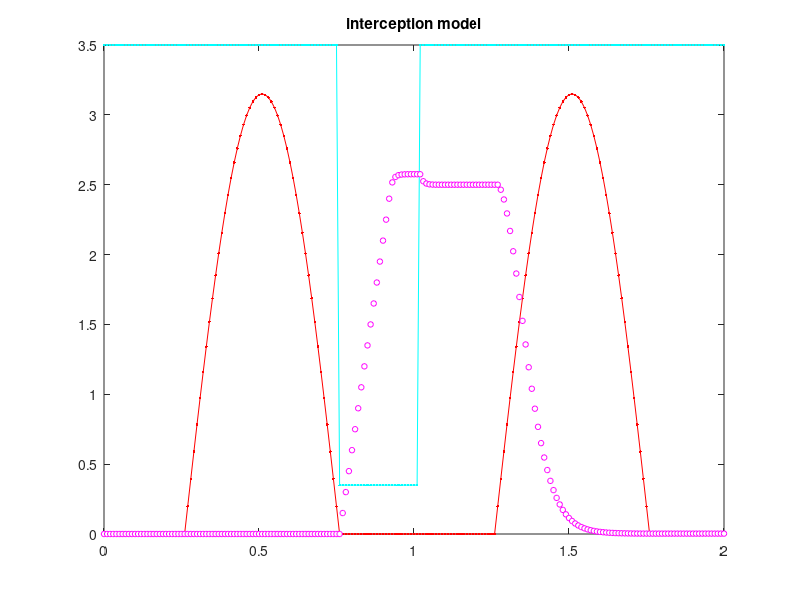

The MATLAB source for this figure: (Note: this script raises an error after producing the figure.)

restoredefaultpath
addpath('.\..\dream')

clear
close all
clc

load('bound_ideal.mat')
bound = bound_ideal;
clear bound_ideal
load('stor_ideal.mat')
stor = stor_ideal;
clear stor_ideal

% load('bound_211.mat')
% bound = bound_211;
% clear bound_211
% load('stor_211.mat')
% stor = stor_211;
% clear stor_211

% load('bound_210.mat')
% bound = bound_210;
% clear bound_210
% load('stor_210.mat')
% stor = stor_210;
% clear stor_210



yMax = 3.5;
scaledPrec = (bound(:,2)-min(bound(:,2)))./...
    (max(bound(:,2))-min(bound(:,2)));
scaledEvap = (bound(:,3)-min(bound(:,3)))./...
    (max(bound(:,3))-min(bound(:,3)));

figure(123)
h1 = plot(bound(:,1),yMax-0.9*scaledPrec*yMax,'-c.',...
          bound(:,1),0.9*scaledEvap*yMax,'-r.',...
          stor(:,1),stor(:,2),'mo');
set(h1(3),'markersize',4,'markerfacecolor','w')
title('interception model')



MCMCPar.n = 4;                          % Dimension of the problem
MCMCPar.seq = 10;                       % Number of Markov Chains / sequences
MCMCPar.ndraw = MCMCPar.n*1000;         % Maximum number of function evaluations
MCMCPar.nCR = 3;                        % Crossover values used to generate proposals (geometric series)
MCMCPar.Gamma = 0;                      % Kurtosis parameter Bayesian Inference Scheme
MCMCPar.DEpairs = 3;                    % Number of DEpairs
MCMCPar.steps = 10;                     % Number of steps in sem
MCMCPar.eps = 5e-2;                     % Random error for ergodicity
MCMCPar.outlierTest = 'IQR_test';       % What kind of test to detect outlier chains?
MCMCPar.pJumpRate_one = 0.20;           % Probability of selecting a jumprate of 1 --> jump between modes


% Give the parameter ranges (minimum and maximum values)
ParRange.minn = [0.4,   0.0,0.0,0.0];
ParRange.maxn = [1.0,1000.0,7.0,1.0];

% Define the measured data
Measurement.MeasData = stor(:,2);       % Define the measured data
Measurement.N = size(Measurement.MeasData,1);

Extra.bound = bound;                    % these are the boundary conditions (t,P,PE)
Extra.stor = stor;                      % these are the measurements of storage (t,S)

% Define modelName
ModelName = 'interceptionmodel';


Extra.BoundHandling = 'Reflect';        % Define the boundary handling
Extra.save_in_memory = 'Yes';
Extra.pCR = 'Update';                   % Adaptive tuning of crossover values
Extra.reduced_sample_collection = 'No'; % Thinned sample collection?
Extra.InitPopulation = 'LHS_BASED';     % What type of initial sampling


% Define likelihood function -- Sum of Squared Error
option = 3; 
Measurement.Sigma = [];

% specify the visualization routine
Extra.visScriptName = 'visDream';
% Specify labels for the parameter names
Extra.ParNames.labels = {'vegFraction','drainEff','canopyMax','evapFactor'};
Extra.ParNames.interpreter = 'tex';

% Scale of Delayed Rejection if used in algorithm
Extra.DR = 'No'; 
Extra.DRscale = 10; 
Restart = 'No';

% Run the MCMC algorithm
[Sequences,Reduced_Seq,X,output,hist_logp] = dream(MCMCPar,ParRange,Measurement,ModelName,Extra,option,Restart);


% % % % % % % % % % % % % % % % % % % % % % % % % % % % % % % % % % % % % %
% % % % % % % % % % % % % % % % % % % % % % % % % % % % % % % % % % % % % %
% % % %                 ANALYSIS AND VISUALIZATION                  % % % %
% % % % % % % % % % % % % % % % % % % % % % % % % % % % % % % % % % % % % %
% % % % % % % % % % % % % % % % % % % % % % % % % % % % % % % % % % % % % %


parCols =1:MCMCPar.n;
lastRows = [-99:0]+size(Sequences ,1);
parSets = [];
for iSeq=1:MCMCPar.seq
    parSets = cat(1,parSets,Sequences(lastRows,parCols,iSeq));
end

for k=1:size(parSets,1)
    parVec = parSets(k,:);
    ySim(k,:) = interceptionmodel(parVec,Extra);
end


Y = prctile(ySim,[2.5,50,97.5],1);




figure(123)
clf
h1 = plot(bound(:,1),yMax-0.9*scaledPrec*yMax,'-c.',...
          bound(:,1),0.9*scaledEvap*yMax,'-r.',...
          stor(:,1),stor(:,2),'mo',...
          bound(:,1),Y(1,:),'--k',...
          bound(:,1),Y(2,:),'-k',...
          bound(:,1),Y(3,:),'--k');

set(h1(3),'markersize',4,'markerfacecolor','m')
title('interception model')
xlabel('time [days]')
ylabel('canopy storage [mm]')

hLeg = legend(h1(1:6),'precipitation (scaled) ','pot. evap. (scaled)',...
    'observed storage',...
    '95% parameter uncertainty','median prediction');
set(hLeg,'location','NorthWest','fontsize',8,'color','none','xcolor','w','ycolor','w');



figure(123)
set(gcf,'paperpositionmode','auto','inverthardcopy','off')
print('prediction.png','-dpng','-r300')

figure(2)
set(gcf,'paperpositionmode','auto','inverthardcopy','off')
print('plotSeq.png','-dpng','-r300')

figure(3)
set(gcf,'paperpositionmode','auto','inverthardcopy','off')
print('matrixOfScatterParPar.png','-dpng','-r300')
